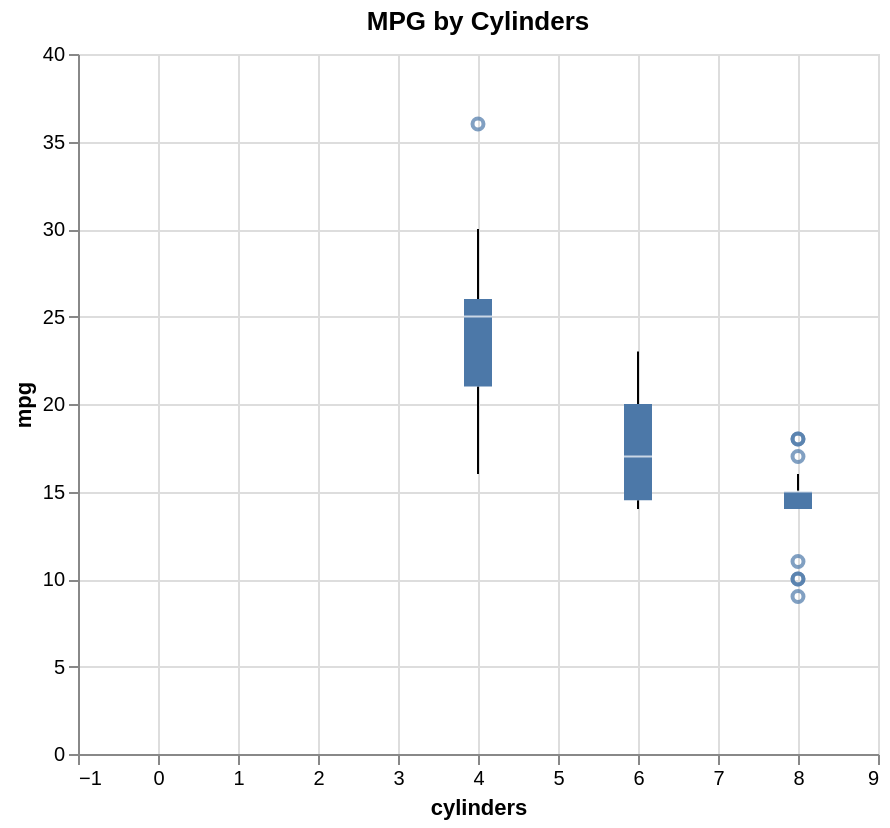

Describe this chart as a Vega-Lite specification.
### Vega-Lite specification from a JSON file in a GitHub repository (floating-point values rounded to 4 significant figures)
{"$schema": "https://vega.github.io/schema/vega-lite/v5.json", "data": {"values": [{"acceleration": 12.0, "cylinders": 8, "horsepower": 130, "mpg": 18, "origin": "USA", "weight": 3504}, {"acceleration": 11.5, "cylinders": 8, "horsepower": 165, "mpg": 15, "origin": "USA", "weight": 3693}, {"acceleration": 11.0, "cylinders": 8, "horsepower": 150, "mpg": 18, "origin": "USA", "weight": 3436}, {"acceleration": 12.0, "cylinders": 8, "horsepower": 150, "mpg": 16, "origin": "USA", "weight": 3433}, {"acceleration": 10.5, "cylinders": 8, "horsepower": 140, "mpg": 17, "origin": "USA", "weight": 3449}, {"acceleration": 10.0, "cylinders": 8, "horsepower": 198, "mpg": 15, "origin": "USA", "weight": 4341}, {"acceleration": 9.0, "cylinders": 8, "horsepower": 220, "mpg": 14, "origin": "USA", "weight": 4354}, {"acceleration": 8.5, "cylinders": 8, "horsepower": 215, "mpg": 14, "origin": "USA", "weight": 4312}, {"acceleration": 10.0, "cylinders": 8, "horsepower": 225, "mpg": 14, "origin": "USA", "weight": 4425}, {"acceleration": 8.5, "cylinders": 8, "horsepower": 190, "mpg": 15, "origin": "USA", "weight": 3850}, {"acceleration": 10.0, "cylinders": 8, "horsepower": 170, "mpg": 15, "origin": "USA", "weight": 3563}, {"acceleration": 8.0, "cylinders": 8, "horsepower": 160, "mpg": 14, "origin": "USA", "weight": 3609}, {"acceleration": 9.5, "cylinders": 8, "horsepower": 150, "mpg": 15, "origin": "USA", "weight": 3761}, {"acceleration": 10.0, "cylinders": 8, "horsepower": 225, "mpg": 14, "origin": "USA", "weight": 3086}, {"acceleration": 15.0, "cylinders": 4, "horsepower": 95, "mpg": 24, "origin": "Japan", "weight": 2372}, {"acceleration": 15.5, "cylinders": 4, "horsepower": 95, "mpg": 22, "origin": "Japan", "weight": 2833}, {"acceleration": 15.5, "cylinders": 4, "horsepower": 97, "mpg": 18, "origin": "Japan", "weight": 2774}, {"acceleration": 16.0, "cylinders": 4, "horsepower": 85, "mpg": 21, "origin": "Japan", "weight": 2587}, {"acceleration": 14.5, "cylinders": 4, "horsepower": 88, "mpg": 27, "origin": "Japan", "weight": 2130}, {"acceleration": 20.5, "cylinders": 4, "horsepower": 46, "mpg": 26, "origin": "Europe", "weight": 1835}, {"acceleration": 17.5, "cylinders": 4, "horsepower": 87, "mpg": 25, "origin": "Europe", "weight": 2672}, {"acceleration": 15.0, "cylinders": 4, "horsepower": 90, "mpg": 24, "origin": "Europe", "weight": 2430}, {"acceleration": 17.5, "cylinders": 4, "horsepower": 95, "mpg": 25, "origin": "Europe", "weight": 2375}, {"acceleration": 15.5, "cylinders": 4, "horsepower": 113, "mpg": 26, "origin": "Europe", "weight": 2234}, {"acceleration": 18.5, "cylinders": 4, "horsepower": 90, "mpg": 21, "origin": "Europe", "weight": 2648}, {"acceleration": 14.0, "cylinders": 8, "horsepower": 215, "mpg": 10, "origin": "USA", "weight": 4615}, {"acceleration": 13.0, "cylinders": 8, "horsepower": 200, "mpg": 10, "origin": "USA", "weight": 4376}, {"acceleration": 13.5, "cylinders": 8, "horsepower": 210, "mpg": 11, "origin": "USA", "weight": 4382}, {"acceleration": 18.0, "cylinders": 8, "horsepower": 193, "mpg": 9, "origin": "USA", "weight": 4732}, {"acceleration": 14.5, "cylinders": 4, "horsepower": 88, "mpg": 27, "origin": "Japan", "weight": 2130}, {"acceleration": 13.5, "cylinders": 4, "horsepower": 90, "mpg": 28, "origin": "Japan", "weight": 2264}, {"acceleration": 15.5, "cylinders": 4, "horsepower": 95, "mpg": 25, "origin": "Japan", "weight": 2228}, {"acceleration": 19.0, "cylinders": 4, "horsepower": 100, "mpg": 25, "origin": "Japan", "weight": 2046}, {"acceleration": 13.0, "cylinders": 4, "horsepower": 105, "mpg": 19, "origin": "Europe", "weight": 2634}, {"acceleration": 15.5, "cylinders": 4, "horsepower": 100, "mpg": 16, "origin": "Europe", "weight": 2702}, {"acceleration": 16.5, "cylinders": 4, "horsepower": 88, "mpg": 17, "origin": "Europe", "weight": 2875}, {"acceleration": 17.0, "cylinders": 4, "horsepower": 100, "mpg": 19, "origin": "Europe", "weight": 2901}, {"acceleration": 11.0, "cylinders": 6, "horsepower": 165, "mpg": 18, "origin": "USA", "weight": 3353}, {"acceleration": 11.5, "cylinders": 6, "horsepower": 175, "mpg": 14, "origin": "USA", "weight": 3169}, {"acceleration": 12.5, "cylinders": 6, "horsepower": 153, "mpg": 14, "origin": "USA", "weight": 2906}, {"acceleration": 13.5, "cylinders": 6, "horsepower": 150, "mpg": 15, "origin": "USA", "weight": 3380}, {"acceleration": 12.0, "cylinders": 8, "horsepower": 180, "mpg": 15, "origin": "USA", "weight": 3740}, {"acceleration": 11.0, "cylinders": 8, "horsepower": 170, "mpg": 14, "origin": "USA", "weight": 4080}, {"acceleration": 11.5, "cylinders": 8, "horsepower": 175, "mpg": 15, "origin": "USA", "weight": 3645}, {"acceleration": 14.0, "cylinders": 4, "horsepower": 110, "mpg": 24, "origin": "Japan", "weight": 2585}, {"acceleration": 19.0, "cylinders": 4, "horsepower": 72, "mpg": 20, "origin": "Japan", "weight": 2310}, {"acceleration": 15.0, "cylinders": 4, "horsepower": 100, "mpg": 25, "origin": "Japan", "weight": 2472}, {"acceleration": 16.0, "cylinders": 4, "horsepower": 88, "mpg": 21, "origin": "Japan", "weight": 2265}, {"acceleration": 19.5, "cylinders": 4, "horsepower": 86, "mpg": 27, "origin": "Japan", "weight": 2110}, {"acceleration": 14.5, "cylinders": 4, "horsepower": 90, "mpg": 26, "origin": "Japan", "weight": 2800}, {"acceleration": 19.5, "cylinders": 4, "horsepower": 70, "mpg": 26, "origin": "Japan", "weight": 2110}, {"acceleration": 17.0, "cylinders": 4, "horsepower": 76, "mpg": 28, "origin": "Japan", "weight": 2085}, {"acceleration": 17.0, "cylinders": 4, "horsepower": 65, "mpg": 25, "origin": "Japan", "weight": 2245}, {"acceleration": 15.0, "cylinders": 4, "horsepower": 69, "mpg": 26, "origin": "Japan", "weight": 1965}, {"acceleration": 17.0, "cylinders": 4, "horsepower": 60, "mpg": 30, "origin": "Japan", "weight": 1755}, {"acceleration": 14.0, "cylinders": 6, "horsepower": 70, "mpg": 22, "origin": "USA", "weight": 2815}, {"acceleration": 12.5, "cylinders": 6, "horsepower": 95, "mpg": 17, "origin": "USA", "weight": 3210}, {"acceleration": 13.5, "cylinders": 6, "horsepower": 80, "mpg": 23, "origin": "USA", "weight": 3380}, {"acceleration": 15.5, "cylinders": 4, "horsepower": 54, "mpg": 36, "origin": "Japan", "weight": 1760}, {"acceleration": 14.0, "cylinders": 4, "horsepower": 90, "mpg": 25, "origin": "Europe", "weight": 2130}, {"acceleration": 15.5, "cylinders": 4, "horsepower": 86, "mpg": 22, "origin": "Europe", "weight": 2205}, {"acceleration": 13.5, "cylinders": 4, "horsepower": 110, "mpg": 18, "origin": "Europe", "weight": 2245}]}, "encoding": {"tooltip": [{"field": "cylinders", "type": "quantitative"}, {"field": "mpg", "type": "quantitative"}], "x": {"field": "cylinders", "type": "quantitative"}, "y": {"field": "mpg", "type": "quantitative"}}, "height": 350, "mark": "boxplot", "title": "MPG by Cylinders", "width": 400}
